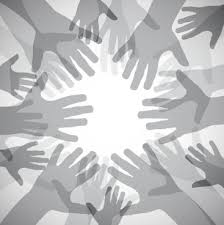
%> input picture input/pic2.png, 224 x 225 px
$ octave correlation_coefficient_on_pic2.m   (GNU Octave 9; MATLAB toolbox functions it lacks are replaced by stand-ins)
%> lines starting %> are read from the running program, lines starting %| are printed output that depends on the picture
RGB = imread('input/pic2.png');
%> RGB is the input picture: size 225x224x3 uint8; mean R, G, B 191.6, 192.2, 193.5
imshow(RGB)
P = rgb2gray(RGB);
figure
imshow(P)
%vertical
x1 = double(P(:,1:end-1));
y1 = double(P(:,2:end));
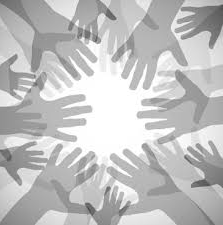
%> y1: size 225x223 double; min 66, max 255, mean 192.2; mean of the top-left, top-right, bottom-left and bottom-right quarters 192.1, 193.1, 190.2, 193.5
randIndex1 = randperm(numel(x1));
randIndex1 = randIndex1(1:3000);
x = x1(randIndex1);
%> x = 3000 values, max 255 at index 8, min 82 at index 2819, mean 192.4
y = y1(randIndex1);
%> y = 3000 values, max 255 at index 8, min 83 at index 1772, mean 192.4
r_xy = corrcoef(x,y);
%> r_xy = [1 0.959; 0.959 1]
scatter(x,y);
xlabel('Pixel gray value on location (x,y)')
ylabel('Pixel gray value on location (x+1,y)')
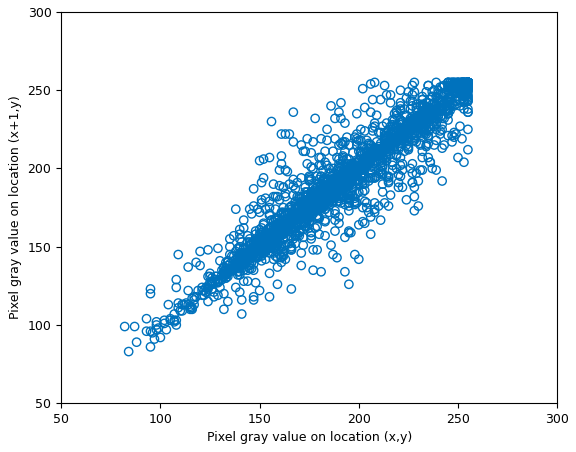
%> figure redrawn from the program's plot data

Ex=(1/(1000))*sum(x);
%> Ex = 577.3
Ey=(1/(1000))*sum(y);
%> Ey = 577.3
        Dx=(1/(1000))*sum((x(:)-Ex).^2);
%> Dx = 448606.5
        Dy=(1/(1000))*sum((y(:)-Ey).^2);
%> Dy = 448562.1
        coxy=(1/(1000))*(sum((x-Ex).*(y-Ey)));
%> coxy = 448412.1
rxy=coxy/(sqrt(Dx*Dy));
%> rxy = 1
fprintf('\n The correlation coefficient horizontal is %0.4f\n', rxy);
%|  The correlation coefficient horizontal is 0.9996

%vertical
x1 = double(P(1:end-1,:));
%> x1: size 224x224 double
y1 = double(P(2:end,:));
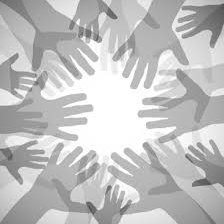
%> y1: size 224x224 double; min 66, max 255, mean 192.2; mean of the top-left, top-right, bottom-left and bottom-right quarters 192.1, 193.2, 190, 193.4
randIndex1 = randperm(numel(x1));
randIndex1 = randIndex1(1:3000);
x = x1(randIndex1);
%> x = 3000 values, max 255 at index 2, min 88 at index 2885, mean 192.2
y = y1(randIndex1);
%> y = 3000 values, max 255 at index 2, min 88 at index 1806, mean 192.1
r_xy = corrcoef(x,y);
%> r_xy = [1 0.945; 0.945 1]
figure
scatter(x,y);
xlabel('Pixel gray value on location (x,y)')
ylabel('Pixel gray value on location (x,y+1)')
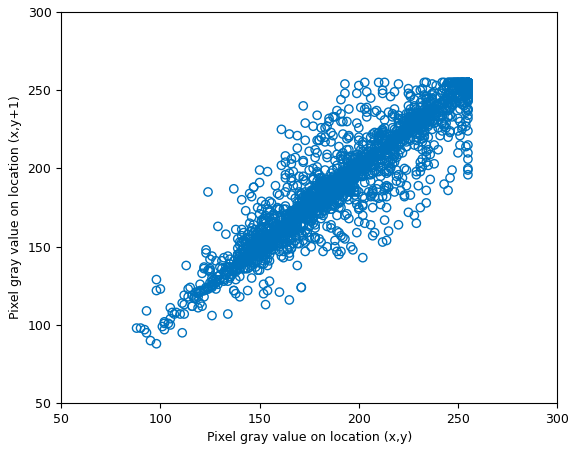
%> figure redrawn from the program's plot data

Ex=(1/(1000))*sum(x);
%> Ex = 576.7
Ey=(1/(1000))*sum(y);
%> Ey = 576.4
        Dx=(1/(1000))*sum((x(:)-Ex).^2);
%> Dx = 447425.6
        Dy=(1/(1000))*sum((y(:)-Ey).^2);
%> Dy = 447089.6
        coxy=(1/(1000))*(sum((x-Ex).*(y-Ey)));
%> coxy = 447034.4
rxy=coxy/(sqrt(Dx*Dy));
fprintf('\n The correlation coefficient vertical is %0.4f\n', rxy);
%|  The correlation coefficient vertical is 0.9995

%diagonal
x1 = double(P(1:end-1,1:end-1,1));
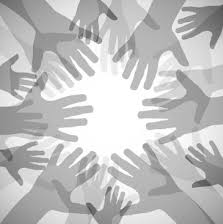
%> x1: size 224x223 double; min 66, max 255, mean 192.2
y1 = double(P(2:end,2:end,1));
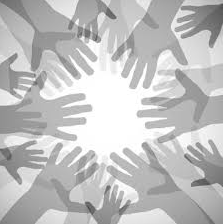
%> y1: size 224x223 double; min 66, max 255, mean 192.2; mean of the top-left, top-right, bottom-left and bottom-right quarters 192.2, 193.2, 190.2, 193.4
randIndex1 = randperm(numel(x1));
randIndex1 = randIndex1(1:3000);
x = x1(randIndex1);
%> x = 3000 values, max 255 at index 37, min 87 at index 1067, mean 192.2
y = y1(randIndex1);
%> y = 3000 values, max 255 at index 37, min 66 at index 836, mean 192.2
r_xy = corrcoef(x,y);
%> r_xy = [1 0.923; 0.923 1]
figure
scatter(x,y);
xlabel('Pixel gray value on location (x,y)')
ylabel('Pixel gray value on location (x+1,y+1)')
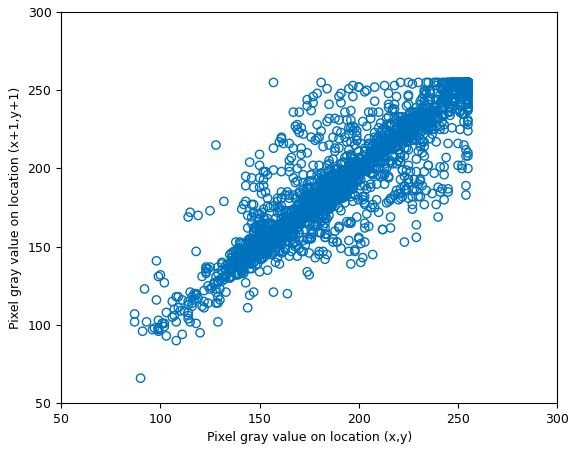
%> figure redrawn from the program's plot data

Ex=(1/(1000))*sum(x);
%> Ex = 576.5
Ey=(1/(1000))*sum(y);
%> Ey = 576.6
        Dx=(1/(1000))*sum((x(:)-Ex).^2);
%> Dx = 447195.5
        Dy=(1/(1000))*sum((y(:)-Ey).^2);
%> Dy = 447446.5
        coxy=(1/(1000))*(sum((x-Ex).*(y-Ey)));
%> coxy = 447004.4
rxy=coxy/(sqrt(Dx*Dy));
%> rxy = 0.999
fprintf('\n The correlation coefficient diagonal is %0.4f\n', rxy);
%|  The correlation coefficient diagonal is 0.9993
